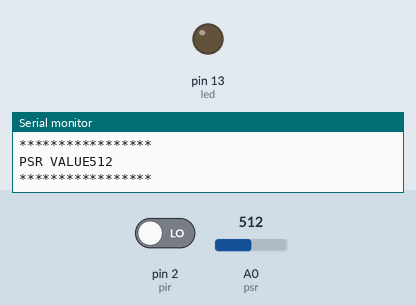
Bench run of a sketch on a simulated Arduino Uno, built with avr-gcc and run on an emulated ATmega328P. Parts: output pins drawn as LEDs (lit = HIGH), the last lines printed to the serial monitor. The inputs (shaded band) are chosen by the test bench; at power-on: pin 2 (pir) LOW, A0 (psr) = 512.

Above: at 1.8 s.
1.9 s: pin 2 (pir) driven HIGH
At 2.6 s:
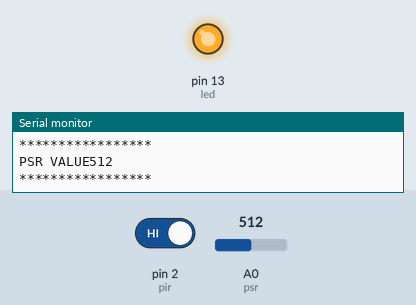
6.5 s: pin 2 (pir) driven LOW
At 7.7 s:
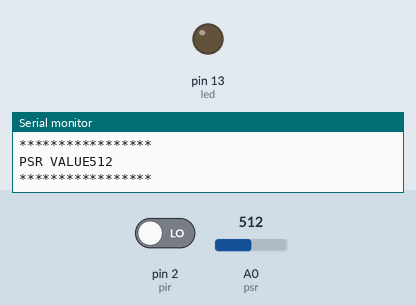
Timing chart, 0 to 9.5 s (numbered marks = the images above; inputs shaded):
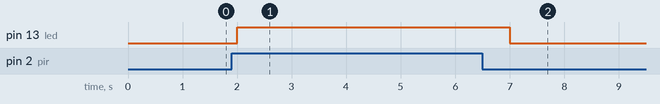

The sketch:

lab06.ino
```cpp
   //CdS Photoresistor
   const int psr = 0;
   // Pin for input from PIR Sensor
   const int pir = 2;
   // Pin for output LED
   const int led = 13;

   void setup()
   {
     Serial.begin(9600);
     pinMode(led, OUTPUT);
     pinMode(pir, INPUT);
   }

   void loop()
   {
     //read the light value
     int val = analogRead(psr);
     //print the rate
     Serial.print("PSR VALUE");
     Serial.println(val);
     for(int i = 0; i < val / 30; i++)
       Serial.print("*");
     Serial.print("\n");
     delay(1000);
     int valPir = digitalRead(pir);
     if (valPir == HIGH)
       digitalWrite(led, HIGH);
     else
       digitalWrite(led, LOW);
   }
```

Measured:
- after the input at 1.9 s, pin 13 (led): LOW → HIGH after 0.10 s
- after the input at 6.5 s, pin 13 (led): HIGH → LOW after 0.50 s
